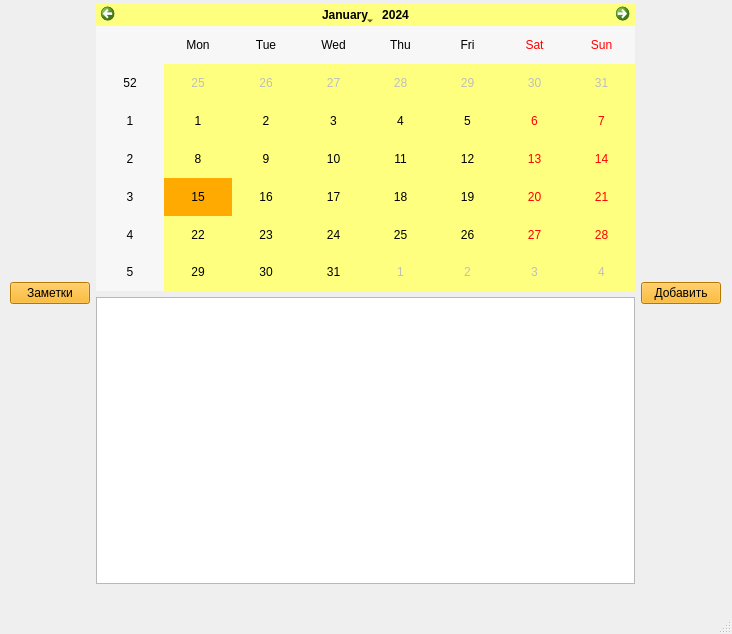
<?xml version="1.0" encoding="UTF-8"?>
<ui version="4.0">
 <class>MainWindow</class>
 <widget class="QMainWindow" name="MainWindow">
  <property name="geometry">
   <rect>
    <x>0</x>
    <y>0</y>
    <width>732</width>
    <height>634</height>
   </rect>
  </property>
  <property name="windowTitle">
   <string>MainWindow</string>
  </property>
  <widget class="QWidget" name="centralwidget">
   <widget class="QWidget" name="horizontalLayoutWidget">
    <property name="geometry">
     <rect>
      <x>10</x>
      <y>3</y>
      <width>711</width>
      <height>581</height>
     </rect>
    </property>
    <layout class="QHBoxLayout" name="horizontalLayout">
     <item>
      <widget class="QPushButton" name="btn_zam">
       <property name="styleSheet">
        <string notr="true">background-color: rgb(255, 170, 0);</string>
       </property>
       <property name="text">
        <string>Заметки</string>
       </property>
      </widget>
     </item>
     <item>
      <layout class="QVBoxLayout" name="verticalLayout">
       <item>
        <widget class="QCalendarWidget" name="calendarWidget">
         <property name="styleSheet">
          <string notr="true">selection-color: rgb(0, 0, 0);
border-right-color: rgb(255, 85, 0);
selection-background-color: rgb(255, 170, 0);
background-color: rgb(255, 255, 127);</string>
         </property>
        </widget>
       </item>
       <item>
        <widget class="QListView" name="listView"/>
       </item>
      </layout>
     </item>
     <item>
      <widget class="QPushButton" name="btn_calendar">
       <property name="styleSheet">
        <string notr="true">background-color: rgb(255, 170, 0);</string>
       </property>
       <property name="text">
        <string>Добавить</string>
       </property>
      </widget>
     </item>
    </layout>
   </widget>
  </widget>
  <widget class="QMenuBar" name="menubar">
   <property name="geometry">
    <rect>
     <x>0</x>
     <y>0</y>
     <width>732</width>
     <height>26</height>
    </rect>
   </property>
  </widget>
  <widget class="QStatusBar" name="statusbar"/>
 </widget>
 <resources/>
 <connections/>
</ui>
